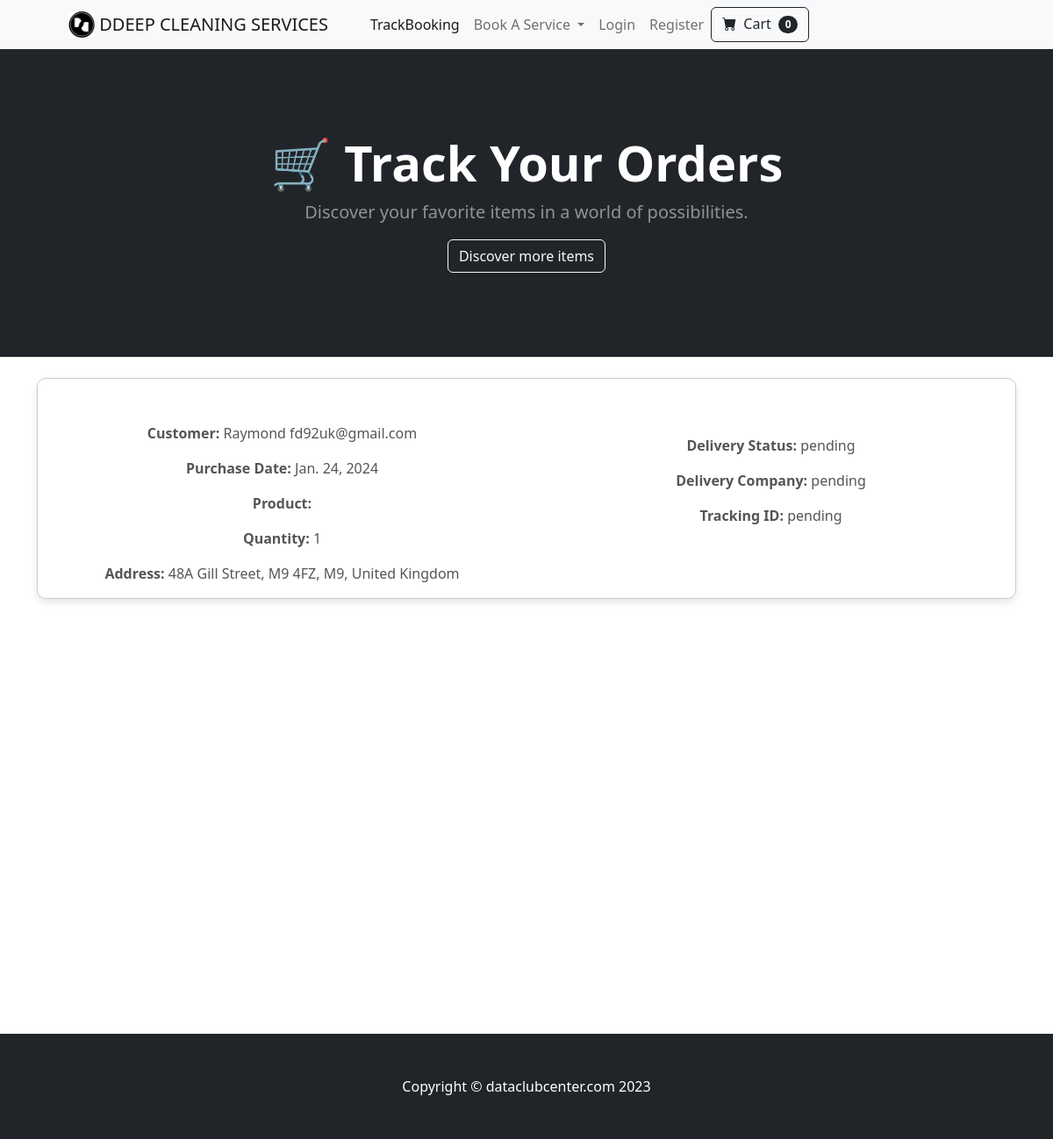
Screenshot of /order/1234567890/ with the database file from the repository.
### store/models.py (models this page shows, shortened)
class Order(models.Model):
	order_id = models.CharField(max_length=100, primary_key=True)
	product = models.ManyToManyField(Product)
	customer = models.ForeignKey(Customer, on_delete=models.CASCADE)
	quantity = models.IntegerField(default=1)
	address = models.ForeignKey(Address, on_delete=models.CASCADE)
	email = models.EmailField(max_length=1000)
	delivery_status = models.CharField(max_length=100, default='', blank=True)
	delivery_company = models.CharField(max_length=100, default='', blank=True)
	tracking_id = models.CharField(max_length=100, default='', blank=True)
	date = models.DateField(default=datetime.datetime.today)
	status = models.BooleanField(default=False)

class Customer(models.Model):
	first_name = models.CharField(max_length=50)
	selected_date = models.CharField(max_length=50, default='', blank=True, null=True)
	email =models.EmailField(max_length=100, default='', blank=True)
	address = models.CharField(max_length=100, default='', blank=True)
	postcode = models.CharField(max_length=100, blank=True)
	city = models.CharField(max_length=100, default='', blank=True)
	country =models.CharField(max_length=100, default='',blank=True)
	phone = models.CharField(max_length=100, default='',blank=True)
	paymentM= models.CharField(max_length=1000, default='', blank=True, null=True)
	def __str__(self):
		return f'{self.first_name} {self.email}'

class Address(models.Model):
	address = models.CharField(max_length=1000)
	postcode = models.CharField(max_length=100)
	city = models.CharField(max_length=100)
	country = models.CharField(max_length=100)
	def __str__(self):
		return f'{self.address}, {self.postcode}, {self.city}, {self.country}'

### store/views.py (the view)
# urls.py: path('order/<int:pk>/', views.order, name='order'),
def order(request, pk):
    try:
        order = Order.objects.get(order_id=pk)
        return render(request, 'customer_list.html', {'order': order})
    except ObjectDoesNotExist:
        messages.success(request, "There was an error, or the order does not exist.")
        return redirect('orderh')

### cart/cart.py (called while the page is built)
	def __len__(self):
		return len(self.cart)

### cart/context_processors.py (called while the page is built)
def cart(request):
	return {'cart': Cart(request)}

### store/templates/customer_list.html (shortened to what this page needs)
{% extends 'base.html' %}
{% block content %}
<header class="bg-dark py-5">
    <div class="container px-4 px-lg-5 my-5">
        <div class="text-center text-white">
            <h1 class="display-4 fw-bold">🛒 Track Your Orders</h1>
            <p class="lead fw-normal text-white-50 mb-0">Discover your favorite items in a world of possibilities.</p>
            <a href="{% url 'home' %}" class="btn btn-outline-light mt-3">Discover more items</a>
        </div>
    </div>
</header>
<div class="container">
<br/>
<div class="card mb-3" style="border: 1px solid #ccc; border-radius: 10px; box-shadow: 0 4px 8px rgba(0, 0, 0, 0.1);">
    <div class="row g-0">
      <div class="col-md-6">
        <div class="card-body">
          <center>
            <br/>
            <p class="card-text" style="color: #555; font-size: 16px;"><strong>Customer:</strong> {{ order.customer }}</p>
            <p class="card-text" style="color: #555; font-size: 16px;"><strong>Purchase Date:</strong> {{ order.date }}</p>
            <p class="card-text" style="color: #555; font-size: 16px;"><strong>Product:</strong>
            </p>
            <p class="card-text" style="color: #555; font-size: 16px;"><strong>Quantity:</strong> {{ order.quantity }}</p>
            <p class="card-text" style="color: #555; font-size: 16px;"><strong>Address:</strong> {{ order.address }}</p>
          </center>
        </div>
      </div>
      <div class="col-md-6">
        <div class="card-body">
          <center>
            <br></br>
            <p class="card-text" style="color: #555; font-size: 16px;"><strong>Delivery Status:</strong> {{ order.delivery_status }}</p>
            <p class="card-text" style="color: #555; font-size: 16px;"><strong>Delivery Company:</strong> {{ order.delivery_company }}</p>
            <p class="card-text" style="color: #555; font-size: 16px;"><strong>Tracking ID:</strong> {{ order.tracking_id }}</p>
          </center>
        </div>
      </div>
    </div>
  </div>
</div>
<br/><br/><br/><br/><br/><br/><br/><br/><br/><br/><br/><br/><br/><br/><br/><br/><br/><br/><br/><br/>
{% endblock %}

### rows the page displays
Order: customer "Raymond fd92uk@gmail.com", date "Jan. 24, 2024", quantity "1", address "48A Gill Street, M9 4FZ, M9, United Kingdom", delivery_status "pending", delivery_company "pending", tracking_id "pending"

### other values shown
{{ cart|length }} "0"
